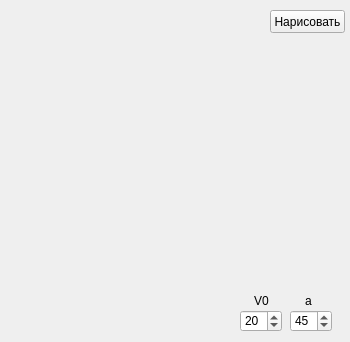
<?xml version="1.0" encoding="UTF-8"?>
<ui version="4.0">
 <class>MainWindow</class>
 <widget class="QMainWindow" name="MainWindow">
  <property name="geometry">
   <rect>
    <x>0</x>
    <y>0</y>
    <width>350</width>
    <height>342</height>
   </rect>
  </property>
  <property name="windowTitle">
   <string>Задание 2</string>
  </property>
  <widget class="QWidget" name="centralWidget">
   <widget class="QSpinBox" name="spinBox_v">
    <property name="geometry">
     <rect>
      <x>240</x>
      <y>310</y>
      <width>42</width>
      <height>22</height>
     </rect>
    </property>
    <property name="maximum">
     <number>200</number>
    </property>
    <property name="value">
     <number>20</number>
    </property>
   </widget>
   <widget class="QSpinBox" name="spinBox_a">
    <property name="geometry">
     <rect>
      <x>290</x>
      <y>310</y>
      <width>42</width>
      <height>22</height>
     </rect>
    </property>
    <property name="maximum">
     <number>90</number>
    </property>
    <property name="value">
     <number>45</number>
    </property>
   </widget>
   <widget class="QLabel" name="label">
    <property name="geometry">
     <rect>
      <x>254</x>
      <y>294</y>
      <width>46</width>
      <height>13</height>
     </rect>
    </property>
    <property name="text">
     <string>V0</string>
    </property>
   </widget>
   <widget class="QLabel" name="label_2">
    <property name="geometry">
     <rect>
      <x>305</x>
      <y>294</y>
      <width>46</width>
      <height>13</height>
     </rect>
    </property>
    <property name="text">
     <string>a</string>
    </property>
   </widget>
   <widget class="QPushButton" name="pushButton">
    <property name="geometry">
     <rect>
      <x>270</x>
      <y>10</y>
      <width>75</width>
      <height>23</height>
     </rect>
    </property>
    <property name="text">
     <string>Нарисовать</string>
    </property>
   </widget>
  </widget>
 </widget>
 <layoutdefault spacing="6" margin="11"/>
 <resources/>
 <connections/>
</ui>
